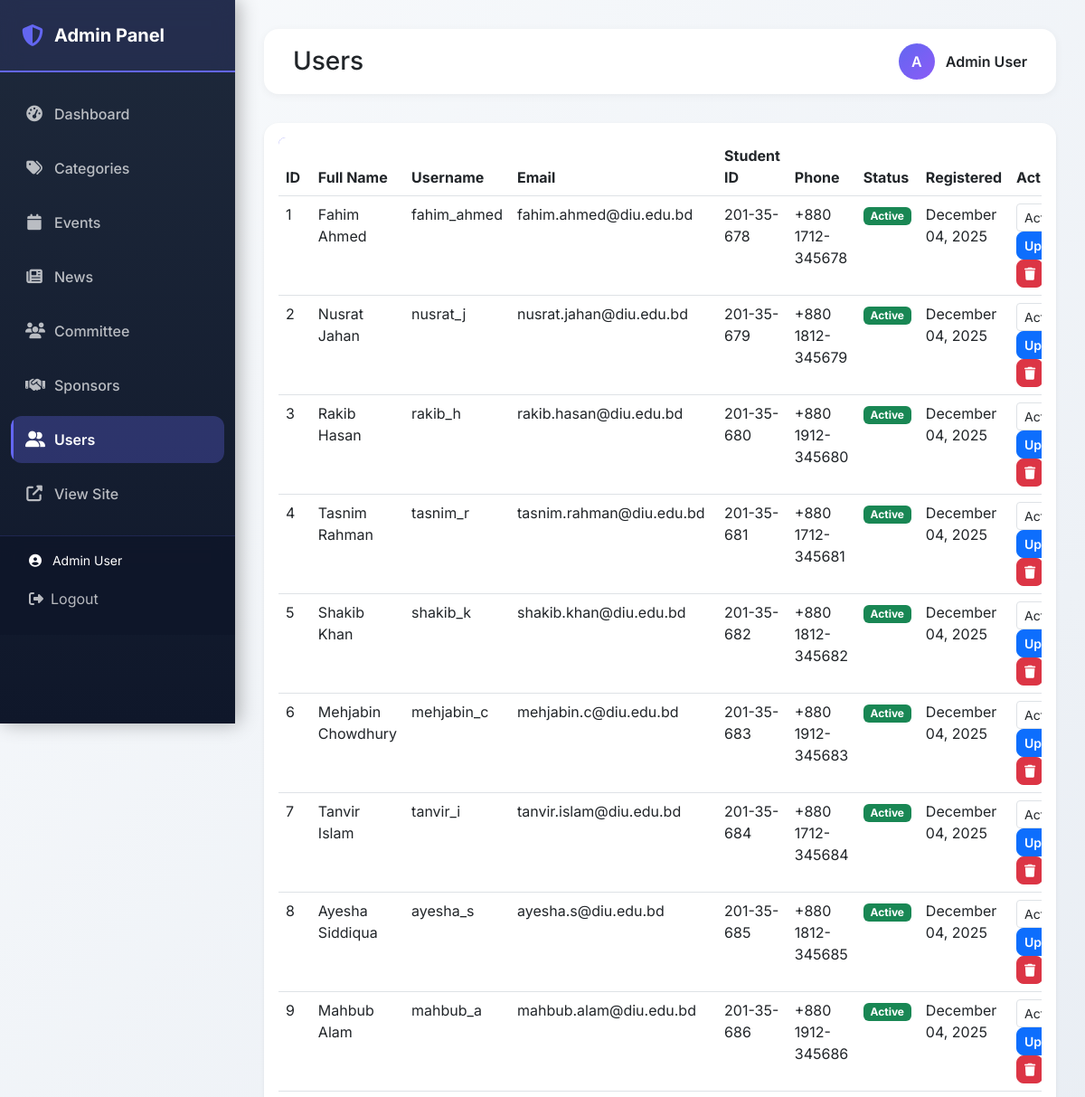
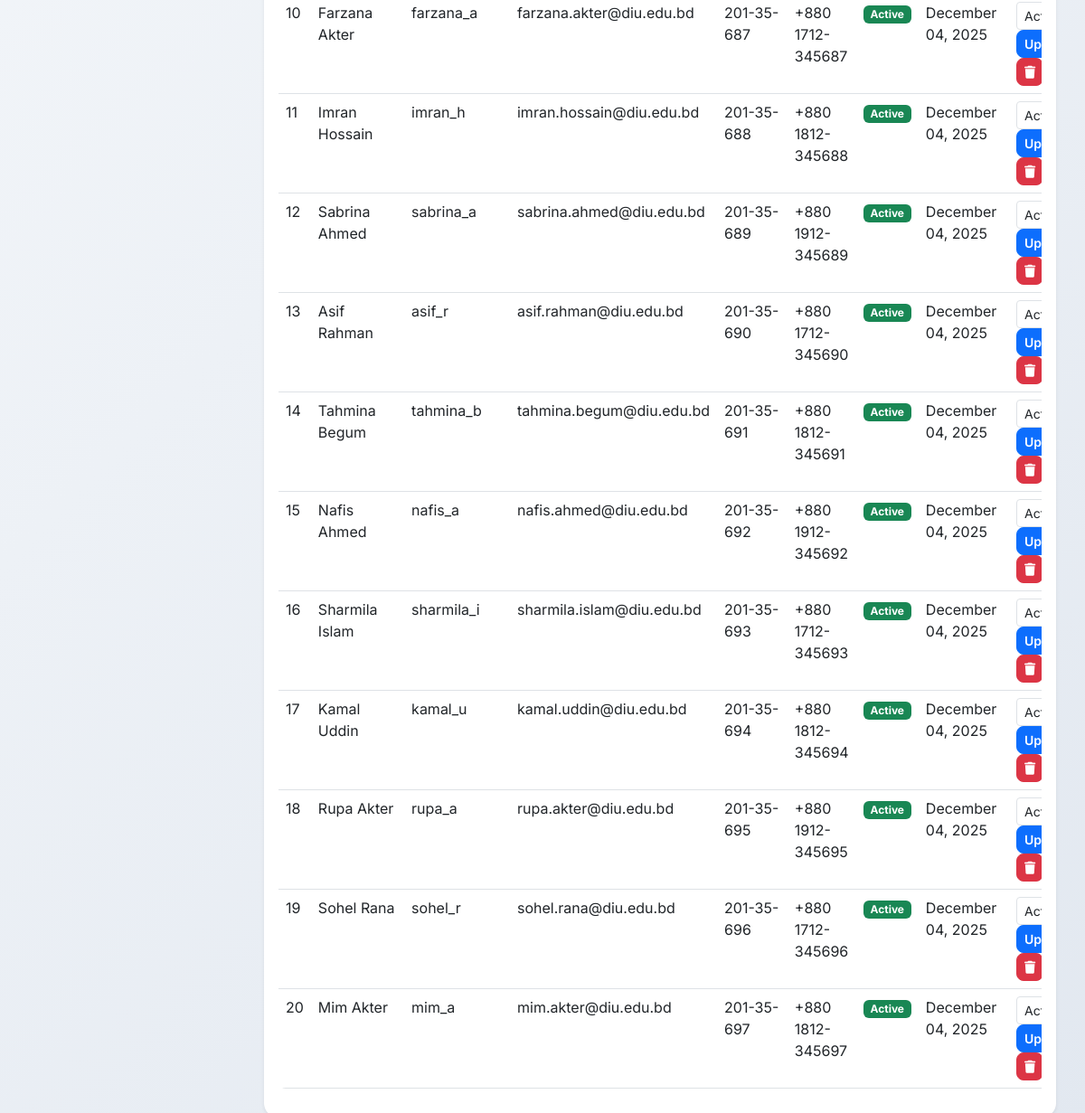
The app's page /admin/users.php (signed in) with its own data (2 pictures, top to bottom).
### tables this page shows
CREATE TABLE users (
    id INT PRIMARY KEY AUTO_INCREMENT,
    full_name VARCHAR(100) NOT NULL,
    email VARCHAR(100) UNIQUE NOT NULL,
    username VARCHAR(50) UNIQUE NOT NULL,
    password VARCHAR(255) NOT NULL,
    phone VARCHAR(20),
    student_id VARCHAR(20),
    status ENUM('pending', 'active', 'inactive') DEFAULT 'pending',
    registration_date TIMESTAMP DEFAULT CURRENT_TIMESTAMP
);

### config/database.php (called while the page is built, shortened)
<?php
$conn = mysqli_connect(DB_HOST, DB_USER, DB_PASS, DB_NAME);
mysqli_set_charset($conn, "utf8");
function db_query($sql) {
    global $conn;
    return mysqli_query($conn, $sql);
}
function db_fetch_all($result) {
    return mysqli_fetch_all($result, MYSQLI_ASSOC);
}
?>

### config/config.php (called while the page is built, shortened)
<?php
require_once __DIR__ . '/database.php';
function format_date($date) {
    return date(DISPLAY_DATE_FORMAT, strtotime($date));
}
?>

### admin/users.php (the view, shortened to what this page needs)
<?php
require_once __DIR__ . '/../config/config.php';
$users_query = "SELECT * FROM users ORDER BY registration_date DESC";
$users = db_fetch_all(db_query($users_query));
include __DIR__ . '/includes/header.php';
?>
<div class="card border-0 shadow-sm">
    <div class="card-body">
        <div class="table-responsive">
            <table class="table table-hover">
                <thead>
                    <tr>
                        <th>ID</th>
                        <th>Full Name</th>
                        <th>Username</th>
                        <th>Email</th>
                        <th>Student ID</th>
                        <th>Phone</th>
                        <th>Status</th>
                        <th>Registered</th>
                        <th>Actions</th>
                    </tr>
                </thead>
                <tbody>
                    <?php foreach ($users as $user): ?>
                        <tr>
                            <td><?php echo $user['id']; ?></td>
                            <td><?php echo htmlspecialchars($user['full_name']); ?></td>
                            <td><?php echo htmlspecialchars($user['username']); ?></td>
                            <td><?php echo htmlspecialchars($user['email']); ?></td>
                            <td><?php echo htmlspecialchars($user['student_id'] ?? 'N/A'); ?></td>
                            <td><?php echo htmlspecialchars($user['phone'] ?? 'N/A'); ?></td>
                            <td>
                                <span class="badge bg-<?php
                                    echo $user['status'] == 'active' ? 'success' :
                                        ($user['status'] == 'pending' ? 'warning' : 'secondary');
                                ?>"><?php echo ucfirst($user['status']); ?></span>
                            </td>
                            <td><?php echo format_date($user['registration_date']); ?></td>
                            <td>
                                <form method="POST" class="d-inline">
                                    <select name="status" class="form-select form-select-sm d-inline w-auto" onchange="this.form.submit()">
                                        <option value="active" <?php echo $user['status'] == 'active' ? 'selected' : ''; ?>>Active</option>
                                    </select>
                                    <button type="submit" name="update_status" class="btn btn-sm btn-primary">Update</button>
                                </form>
                                <a href="?delete=<?php echo $user['id']; ?>"
                                   class="btn btn-sm btn-danger"
                                   onclick="return confirm('Are you sure?')">
                                    <i class="fas fa-trash"></i>
                                </a>
                            </td>
                        </tr>
                    <?php endforeach; ?>
                </tbody>
            </table>
        </div>
    </div>
</div>
<?php include __DIR__ . '/includes/footer.php'; ?>

### admin/includes/header.php (style rules this page uses)
body { font-family: 'Inter', -apple-system, BlinkMacSystemFont, 'Segoe UI', Roboto, sans-serif; background: linear-gradient(135deg, #f8fafc 0%, #e2e8f0 100%); }
.card { border: none; border-radius: 1rem; box-shadow: 0 4px 20px rgba(0, 0, 0, 0.08); transition: all 0.3s ease; }
.btn { border-radius: 0.5rem; transition: all 0.3s ease; font-weight: 600; }
.table { border-radius: 0.5rem; overflow: hidden; }
.table thead { background: linear-gradient(135deg, #6366f1, #8b5cf6); color: white; }
.table tbody tr { transition: all 0.3s ease; }

### records on screen
users: id "1", full_name "Fahim Ahmed", username "fahim_ahmed", email "fahim.ahmed@diu.edu.bd", student "201-35-678", phone "+880 1712-345678", status "Active", registration_date "December 04, 2025"
users: id "2", full_name "Nusrat Jahan", username "nusrat_j", email "nusrat.jahan@diu.edu.bd", student "201-35-679", phone "+880 1812-345679", status "Active", registration_date "December 04, 2025"
users: id "3", full_name "Rakib Hasan", username "rakib_h", email "rakib.hasan@diu.edu.bd", student "201-35-680", phone "+880 1912-345680", status "Active", registration_date "December 04, 2025"
users: id "4", full_name "Tasnim Rahman", username "tasnim_r", email "tasnim.rahman@diu.edu.bd", student "201-35-681", phone "+880 1712-345681", status "Active", registration_date "December 04, 2025"
users: id "5", full_name "Shakib Khan", username "shakib_k", email "shakib.khan@diu.edu.bd", student "201-35-682", phone "+880 1812-345682", status "Active", registration_date "December 04, 2025"
users: id "6", full_name "Mehjabin Chowdhury", username "mehjabin_c", email "mehjabin.c@diu.edu.bd", student "201-35-683", phone "+880 1912-345683", status "Active", registration_date "December 04, 2025"
users: id "7", full_name "Tanvir Islam", username "tanvir_i", email "tanvir.islam@diu.edu.bd", student "201-35-684", phone "+880 1712-345684", status "Active", registration_date "December 04, 2025"
users: id "8", full_name "Ayesha Siddiqua", username "ayesha_s", email "ayesha.s@diu.edu.bd", student "201-35-685", phone "+880 1812-345685", status "Active", registration_date "December 04, 2025"
users: id "9", full_name "Mahbub Alam", username "mahbub_a", email "mahbub.alam@diu.edu.bd", student "201-35-686", phone "+880 1912-345686", status "Active", registration_date "December 04, 2025"
users: id "10", full_name "Farzana Akter", username "farzana_a", email "farzana.akter@diu.edu.bd", student "201-35-687", phone "+880 1712-345687", status "Active", registration_date "December 04, 2025"
users: id "11", full_name "Imran Hossain", username "imran_h", email "imran.hossain@diu.edu.bd", student "201-35-688", phone "+880 1812-345688", status "Active", registration_date "December 04, 2025"
users: id "12", full_name "Sabrina Ahmed", username "sabrina_a", email "sabrina.ahmed@diu.edu.bd", student "201-35-689", phone "+880 1912-345689", status "Active", registration_date "December 04, 2025"
users: id "13", full_name "Asif Rahman", username "asif_r", email "asif.rahman@diu.edu.bd", student "201-35-690", phone "+880 1712-345690", status "Active", registration_date "December 04, 2025"
users: id "14", full_name "Tahmina Begum", username "tahmina_b", email "tahmina.begum@diu.edu.bd", student "201-35-691", phone "+880 1812-345691", status "Active", registration_date "December 04, 2025"
users: id "15", full_name "Nafis Ahmed", username "nafis_a", email "nafis.ahmed@diu.edu.bd", student "201-35-692", phone "+880 1912-345692", status "Active", registration_date "December 04, 2025"
users: id "16", full_name "Sharmila Islam", username "sharmila_i", email "sharmila.islam@diu.edu.bd", student "201-35-693", phone "+880 1712-345693", status "Active", registration_date "December 04, 2025"
users: id "17", full_name "Kamal Uddin", username "kamal_u", email "kamal.uddin@diu.edu.bd", student "201-35-694", phone "+880 1812-345694", status "Active", registration_date "December 04, 2025"
users: id "18", full_name "Rupa Akter", username "rupa_a", email "rupa.akter@diu.edu.bd", student "201-35-695", phone "+880 1912-345695", status "Active", registration_date "December 04, 2025"
users: id "19", full_name "Sohel Rana", username "sohel_r", email "sohel.rana@diu.edu.bd", student "201-35-696", phone "+880 1712-345696", status "Active", registration_date "December 04, 2025"
users: id "20", full_name "Mim Akter", username "mim_a", email "mim.akter@diu.edu.bd", student "201-35-697", phone "+880 1812-345697", status "Active", registration_date "December 04, 2025"

### other values on screen
$_SESSION['admin_name'] "Admin User"
$page_title "Users"
substr($_SESSION['admin_name'] ?? 'A', 0, 1) "A"
